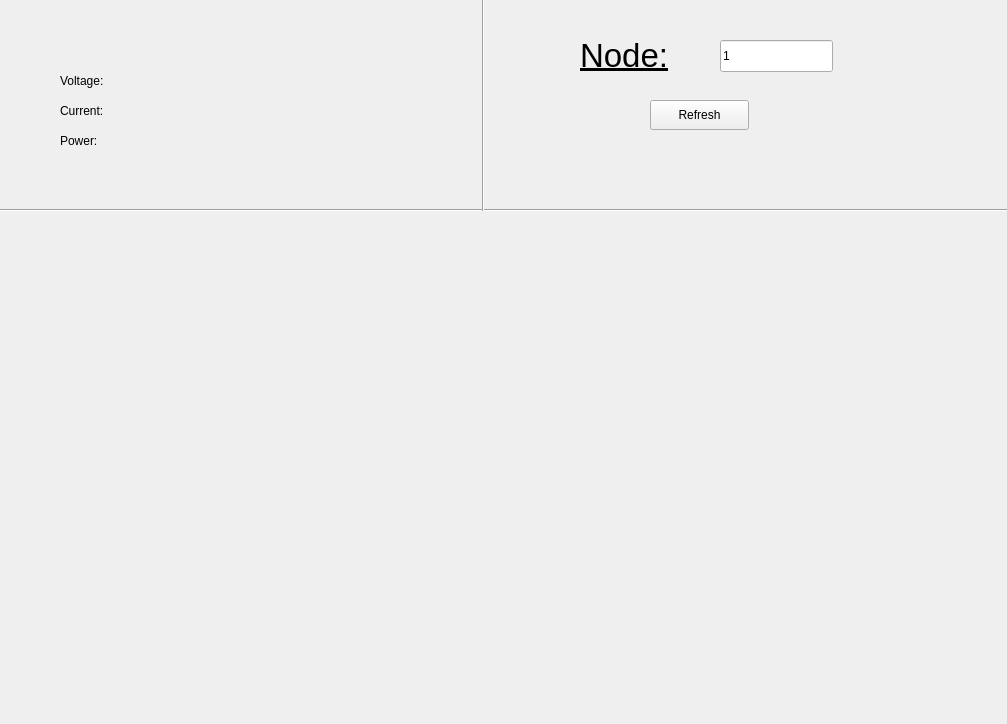
<?xml version="1.0" encoding="UTF-8"?>
<ui version="4.0">
 <class>MainWindow</class>
 <widget class="QMainWindow" name="MainWindow">
  <property name="geometry">
   <rect>
    <x>0</x>
    <y>0</y>
    <width>1007</width>
    <height>724</height>
   </rect>
  </property>
  <property name="windowTitle">
   <string>Power Monitor</string>
  </property>
  <widget class="QWidget" name="centralwidget">
   <widget class="QPushButton" name="button_refresh">
    <property name="geometry">
     <rect>
      <x>650</x>
      <y>100</y>
      <width>99</width>
      <height>30</height>
     </rect>
    </property>
    <property name="text">
     <string>Refresh</string>
    </property>
   </widget>
   <widget class="QLabel" name="label_temp">
    <property name="geometry">
     <rect>
      <x>210</x>
      <y>70</y>
      <width>91</width>
      <height>22</height>
     </rect>
    </property>
    <property name="text">
     <string/>
    </property>
   </widget>
   <widget class="QLabel" name="label_humidity">
    <property name="geometry">
     <rect>
      <x>210</x>
      <y>100</y>
      <width>71</width>
      <height>21</height>
     </rect>
    </property>
    <property name="text">
     <string/>
    </property>
   </widget>
   <widget class="QLabel" name="label_3">
    <property name="geometry">
     <rect>
      <x>60</x>
      <y>70</y>
      <width>131</width>
      <height>22</height>
     </rect>
    </property>
    <property name="text">
     <string>Voltage:</string>
    </property>
   </widget>
   <widget class="QLabel" name="label_4">
    <property name="geometry">
     <rect>
      <x>60</x>
      <y>100</y>
      <width>101</width>
      <height>22</height>
     </rect>
    </property>
    <property name="text">
     <string>Current:</string>
    </property>
   </widget>
   <widget class="QLabel" name="label">
    <property name="geometry">
     <rect>
      <x>60</x>
      <y>130</y>
      <width>91</width>
      <height>22</height>
     </rect>
    </property>
    <property name="text">
     <string>Power:</string>
    </property>
   </widget>
   <widget class="QLabel" name="label_time">
    <property name="geometry">
     <rect>
      <x>210</x>
      <y>130</y>
      <width>211</width>
      <height>22</height>
     </rect>
    </property>
    <property name="text">
     <string/>
    </property>
   </widget>
   <widget class="QLabel" name="label_2">
    <property name="geometry">
     <rect>
      <x>580</x>
      <y>30</y>
      <width>111</width>
      <height>51</height>
     </rect>
    </property>
    <property name="font">
     <font>
      <pointsize>25</pointsize>
      <underline>true</underline>
     </font>
    </property>
    <property name="text">
     <string>Node:</string>
    </property>
   </widget>
   <widget class="Line" name="line">
    <property name="geometry">
     <rect>
      <x>-3</x>
      <y>200</y>
      <width>1011</width>
      <height>20</height>
     </rect>
    </property>
    <property name="orientation">
     <enum>Qt::Horizontal</enum>
    </property>
   </widget>
   <widget class="Line" name="line_2">
    <property name="geometry">
     <rect>
      <x>473</x>
      <y>-20</y>
      <width>20</width>
      <height>231</height>
     </rect>
    </property>
    <property name="orientation">
     <enum>Qt::Vertical</enum>
    </property>
   </widget>
   <widget class="QLineEdit" name="lineEdit">
    <property name="geometry">
     <rect>
      <x>720</x>
      <y>40</y>
      <width>113</width>
      <height>32</height>
     </rect>
    </property>
    <property name="text">
     <string>1</string>
    </property>
   </widget>
   <widget class="QLabel" name="label_battery">
    <property name="geometry">
     <rect>
      <x>520</x>
      <y>170</y>
      <width>411</width>
      <height>22</height>
     </rect>
    </property>
    <property name="text">
     <string/>
    </property>
   </widget>
  </widget>
 </widget>
 <resources/>
 <connections/>
</ui>
